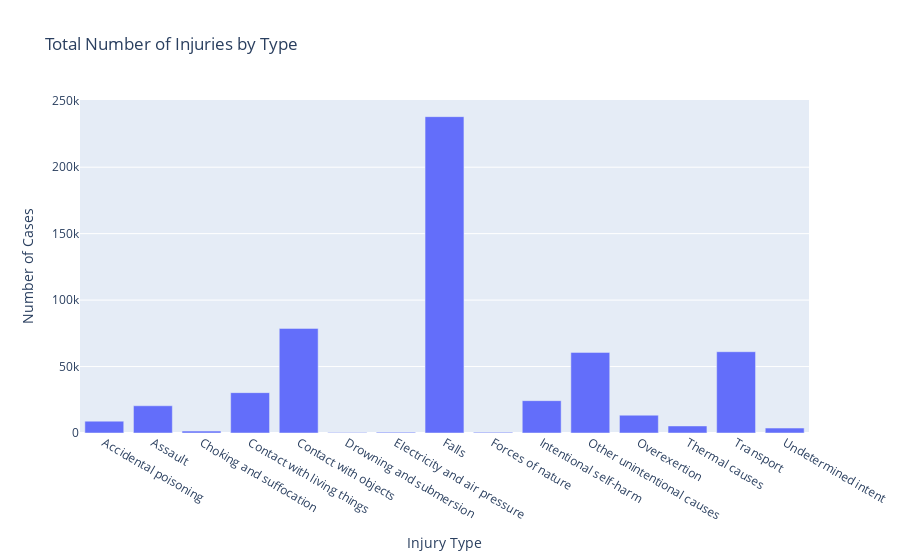

Notebook code cell kept with this figure:
### Code cell
import pandas as pd
import plotly.express as px

# Step 1: Group by Injury Type and sum Number of Cases
grouped_by_type = h1.groupby('Injury Type', as_index=False)['Number of Cases'].sum()

# Step 2: Create the bar chart
fig = px.bar(
    grouped_by_type,
    x='Injury Type',
    y='Number of Cases',
    title="Total Number of Injuries by Type"
)

# Step 3: Show the plot
fig.show()

### Figure 1 — Plotly figure (JSON) as saved in the notebook; plotly's stock layout.template omitted (floating-point values rounded to 4 significant figures)
{"data": [{"alignmentgroup": "True", "hovertemplate": "Injury Type=%{x}<br>Number of Cases=%{y}<extra></extra>", "legendgroup": "", "marker": {"color": "#636efa", "pattern": {"shape": ""}}, "name": "", "offsetgroup": "", "orientation": "v", "showlegend": false, "textposition": "auto", "type": "bar", "x": ["Accidental poisoning", "Assault", "Choking and suffocation", "Contact with living things", "Contact with objects", "Drowning and submersion", "Electricity and air pressure", "Falls", "Forces of nature", "Intentional self-harm", "Other unintentional causes", "Overexertion", "Thermal causes", "Transport", "Undetermined intent"], "xaxis": "x", "y": [8917, 20480, 1430, 30373, 78718, 326, 649, 238029, 569, 24327, 60659, 13391, 5304, 61166, 3706], "yaxis": "y"}], "layout": {"barmode": "relative", "legend": {"tracegroupgap": 0}, "title": {"text": "Total Number of Injuries by Type"}, "xaxis": {"anchor": "y", "domain": [0, 1], "title": {"text": "Injury Type"}}, "yaxis": {"anchor": "x", "domain": [0, 1], "title": {"text": "Number of Cases"}}}}
